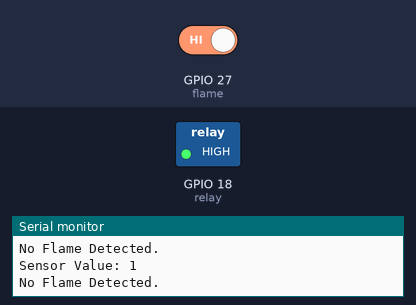
Bench run of a sketch on a simulated ESP32. Shown: switched loads named in the sketch (green lamp = pin HIGH), the last lines printed to the serial monitor. The inputs (shaded band) are chosen by the test bench; at power-on: GPIO 27 (flame) HIGH.

Above: at 1.2 s.
1.3 s: GPIO 27 (flame) driven LOW
At 2.2 s:
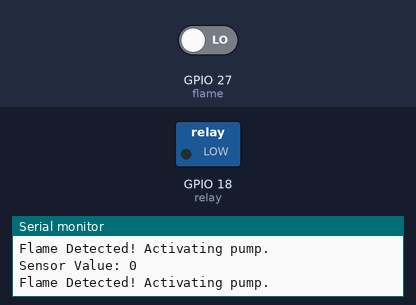
2.8 s: GPIO 27 (flame) driven HIGH
At 3.5 s:
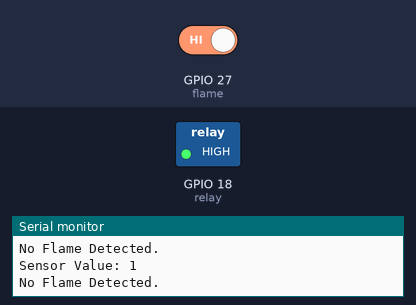
Timing chart, 0 to 5.8 s (numbered marks = the images above; inputs shaded):
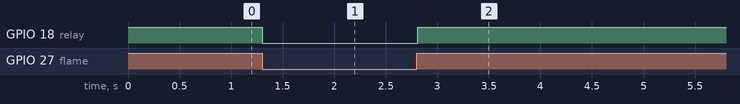

Measured:
- after the input at 1.3 s, GPIO 18 (relay): HIGH → LOW at once
- after the input at 2.8 s, GPIO 18 (relay): LOW → HIGH at once

The sketch:

Project_flame_1.ino
```cpp
const int flame = 27;    // Flame sensor connected to GPIO27 (digital pin)
const int relay = 18;    // Relay connected to GPIO18 (digital pin)

int val = 0;             // Variable to store the flame sensor value

void setup() {
  Serial.begin(115200);  // Start serial communication for debugging

  pinMode(relay, OUTPUT);
  pinMode(flame, INPUT);

  digitalWrite(relay, HIGH); //off
}

void loop() {
  // Read the digital value of the flame sensor
  val = digitalRead(flame);  // Use digitalRead() for digital sensor

  Serial.print("Sensor Value: ");
  Serial.println(val);  // Output the sensor value (HIGH or LOW)

  // Check if flame is detected (val will be HIGH or LOW)
  if (val == LOW) {  // If flame is detected (LOW indicates flame on most digital sensors)
    digitalWrite(relay, LOW); // Activate the relay (water pump)
    Serial.println("Flame Detected! Activating pump.");
  } else {
    digitalWrite(relay, HIGH);  // Deactivate the relay (water pump)
    Serial.println("No Flame Detected.");
  }

  delay(100);  // Wait 100ms before the next reading
}
```
